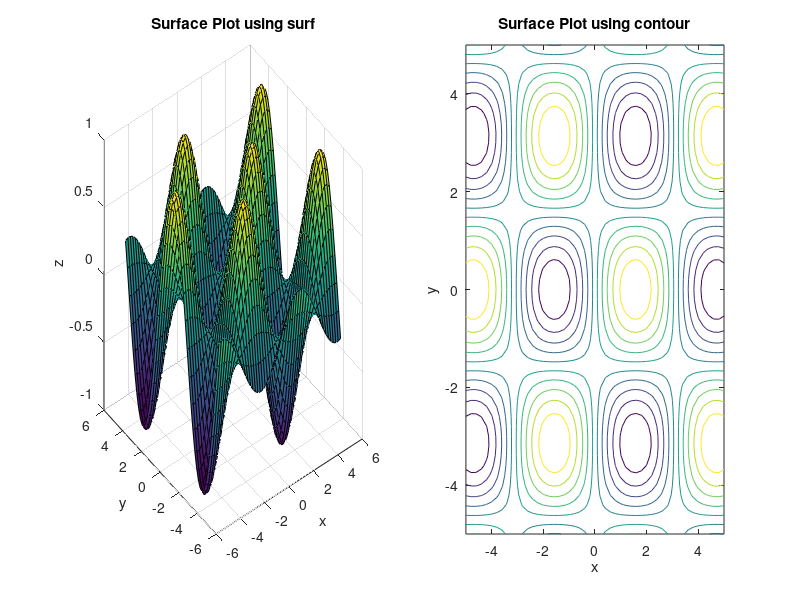

The MATLAB source for this figure:
% Script showing 3D graphs using surf and contour.
% Author: Chris B. Kirov
% Date: 14.09.2017 
clc
clear
close all

iBeg = -5;
iStep = 0.2;
iEnd = 5; 

x = iBeg : iStep : iEnd;
y = iBeg : iStep : iEnd;

[X, Y] = meshgrid(x, y);                                      % Build 2D grid by multiplying vectors x and y into matrices.

Z = sin(X) .* cos(Y);                                           % Evaluate Z(x, y) on the 2D grid and store the values in matrix Z.

rowsNum = 1;
columnsNum = 2;
currentNumber = 1;

subplot(rowsNum , columnsNum, currentNumber)
surf(X, Y, Z)                                                          % create a surface plot.
title('Surface Plot using surf')
xlabel('x')
ylabel('y')
zlabel('z')

currentNumber = currentNumber + 1;
subplot(rowsNum , columnsNum, currentNumber)
contour(X, Y, Z)                                                   % create a countour plot.
title('Surface Plot using contour')
xlabel('x')
ylabel('y')
zlabel('z')
 




